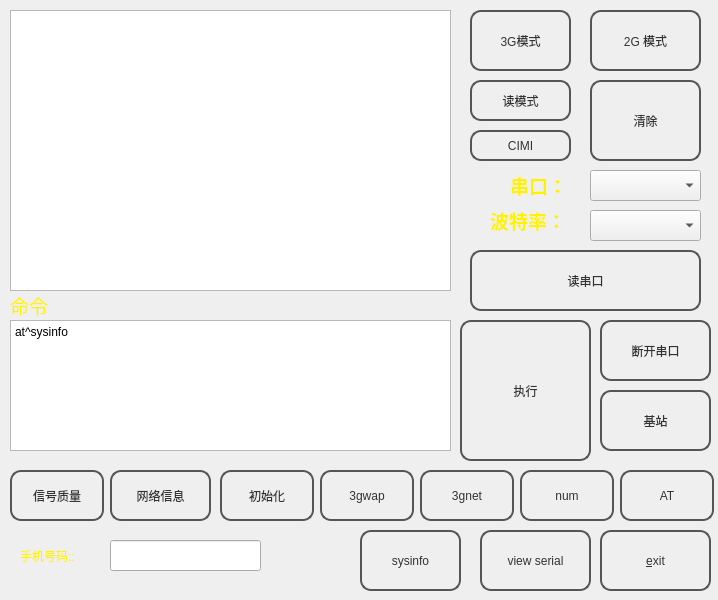
<?xml version="1.0" encoding="UTF-8"?>
<ui version="4.0">
 <class>InputTest</class>
 <widget class="QDialog" name="InputTest">
  <property name="geometry">
   <rect>
    <x>0</x>
    <y>0</y>
    <width>718</width>
    <height>600</height>
   </rect>
  </property>
  <property name="windowTitle">
   <string>InputTest</string>
  </property>
  <property name="styleSheet">
   <string notr="true">#InputTest QPushButton {
color: #333;
border: 2px solid #555;
border-radius: 11px;
padding: 5px;
background: qradialgradient(cx: 0.3, cy: -0.4,
fx: 0.3, fy: -0.4,
radius: 1.35, stop: 0 #fff, stop: 1 #888);
min-width: 80px;
}

#InputTest QPushButton:hover {
background: qradialgradient(cx: 0.3, cy: -0.4,
fx: 0.3, fy: -0.4,
radius: 1.35, stop: 0 #fff, stop: 1 #bbb);
}

#InputTest QPushButton:pressed {
background: qradialgradient(cx: 0.4, cy: -0.1,
fx: 0.4, fy: -0.1,
radius: 1.35, stop: 0 #fff, stop: 1 #ddd);
}
#InputTest QPushButton:disabled {
background: qradialgradient(cx: 0.4, cy: -0.1,
fx: 0.4, fy: -0.1,
radius: 1.35, stop: 0 #fff, stop: 1 #ddd);
color: red;
}

#InputTest {
border: none;
background: qlineargradient(x1: 0, y1: 0, x2: 0, y2: 1,
stop: 0 #a6a6a6, stop: 0.08 #7f7f7f,
stop: 0.39999 #717171, stop: 0.4 #626262,
stop: 0.9 #4c4c4c, stop: 1 #333333);
}

#InputTest QLabel {
	color: rgb(255,242, 0);

}
QMessageBox{
	background-color: black;
	color: #fff200;
}</string>
  </property>
  <widget class="QPushButton" name="btStart">
   <property name="geometry">
    <rect>
     <x>460</x>
     <y>320</y>
     <width>131</width>
     <height>141</height>
    </rect>
   </property>
   <property name="text">
    <string>执行</string>
   </property>
  </widget>
  <widget class="QPushButton" name="btExit">
   <property name="geometry">
    <rect>
     <x>600</x>
     <y>530</y>
     <width>111</width>
     <height>61</height>
    </rect>
   </property>
   <property name="text">
    <string>&amp;exit</string>
   </property>
  </widget>
  <widget class="QPushButton" name="btClear">
   <property name="geometry">
    <rect>
     <x>590</x>
     <y>80</y>
     <width>111</width>
     <height>81</height>
    </rect>
   </property>
   <property name="text">
    <string>清除</string>
   </property>
  </widget>
  <widget class="QLabel" name="label_9">
   <property name="geometry">
    <rect>
     <x>10</x>
     <y>290</y>
     <width>91</width>
     <height>31</height>
    </rect>
   </property>
   <property name="font">
    <font>
     <family>隶书</family>
     <pointsize>14</pointsize>
     <weight>50</weight>
     <bold>false</bold>
    </font>
   </property>
   <property name="cursor">
    <cursorShape>ArrowCursor</cursorShape>
   </property>
   <property name="text">
    <string>命令</string>
   </property>
  </widget>
  <widget class="QPlainTextEdit" name="txtInput">
   <property name="geometry">
    <rect>
     <x>10</x>
     <y>10</y>
     <width>441</width>
     <height>281</height>
    </rect>
   </property>
  </widget>
  <widget class="QPushButton" name="btOpenSerial">
   <property name="geometry">
    <rect>
     <x>470</x>
     <y>250</y>
     <width>231</width>
     <height>61</height>
    </rect>
   </property>
   <property name="text">
    <string>读串口</string>
   </property>
  </widget>
  <widget class="QComboBox" name="serialPortInfoListBox">
   <property name="geometry">
    <rect>
     <x>590</x>
     <y>170</y>
     <width>111</width>
     <height>31</height>
    </rect>
   </property>
  </widget>
  <widget class="QLabel" name="label_10">
   <property name="geometry">
    <rect>
     <x>510</x>
     <y>170</y>
     <width>51</width>
     <height>31</height>
    </rect>
   </property>
   <property name="font">
    <font>
     <family>思源黑体 CN Regular</family>
     <pointsize>14</pointsize>
     <weight>75</weight>
     <bold>true</bold>
    </font>
   </property>
   <property name="text">
    <string>串口：</string>
   </property>
  </widget>
  <widget class="QComboBox" name="baudRateBox">
   <property name="geometry">
    <rect>
     <x>590</x>
     <y>210</y>
     <width>111</width>
     <height>31</height>
    </rect>
   </property>
  </widget>
  <widget class="QLabel" name="label_11">
   <property name="geometry">
    <rect>
     <x>490</x>
     <y>210</y>
     <width>71</width>
     <height>21</height>
    </rect>
   </property>
   <property name="font">
    <font>
     <family>思源黑体 CN Regular</family>
     <pointsize>14</pointsize>
     <weight>75</weight>
     <bold>true</bold>
    </font>
   </property>
   <property name="text">
    <string>波特率：</string>
   </property>
  </widget>
  <widget class="QPushButton" name="btStopSerial">
   <property name="geometry">
    <rect>
     <x>600</x>
     <y>320</y>
     <width>111</width>
     <height>61</height>
    </rect>
   </property>
   <property name="text">
    <string>断开串口</string>
   </property>
  </widget>
  <widget class="QPushButton" name="btViewer">
   <property name="geometry">
    <rect>
     <x>480</x>
     <y>530</y>
     <width>111</width>
     <height>61</height>
    </rect>
   </property>
   <property name="text">
    <string>view serial</string>
   </property>
  </widget>
  <widget class="QTextEdit" name="textEdit">
   <property name="geometry">
    <rect>
     <x>10</x>
     <y>320</y>
     <width>441</width>
     <height>131</height>
    </rect>
   </property>
   <property name="html">
    <string>&lt;!DOCTYPE HTML PUBLIC &quot;-//W3C//DTD HTML 4.0//EN&quot; &quot;http://www.w3.org/TR/REC-html40/strict.dtd&quot;&gt;
&lt;html&gt;&lt;head&gt;&lt;meta name=&quot;qrichtext&quot; content=&quot;1&quot; /&gt;&lt;style type=&quot;text/css&quot;&gt;
p, li { white-space: pre-wrap; }
&lt;/style&gt;&lt;/head&gt;&lt;body style=&quot; font-family:'SimSun'; font-size:9pt; font-weight:400; font-style:normal;&quot;&gt;
&lt;p style=&quot; margin-top:0px; margin-bottom:0px; margin-left:0px; margin-right:0px; -qt-block-indent:0; text-indent:0px;&quot;&gt;at^sysinfo&lt;/p&gt;&lt;/body&gt;&lt;/html&gt;</string>
   </property>
  </widget>
  <widget class="QPushButton" name="btCsq">
   <property name="geometry">
    <rect>
     <x>10</x>
     <y>470</y>
     <width>94</width>
     <height>51</height>
    </rect>
   </property>
   <property name="text">
    <string>信号质量</string>
   </property>
  </widget>
  <widget class="QPushButton" name="bt2g">
   <property name="geometry">
    <rect>
     <x>590</x>
     <y>10</y>
     <width>111</width>
     <height>61</height>
    </rect>
   </property>
   <property name="text">
    <string>2G 模式</string>
   </property>
  </widget>
  <widget class="QPushButton" name="bt3g">
   <property name="geometry">
    <rect>
     <x>470</x>
     <y>10</y>
     <width>101</width>
     <height>61</height>
    </rect>
   </property>
   <property name="text">
    <string>3G模式</string>
   </property>
  </widget>
  <widget class="QPushButton" name="btInfo">
   <property name="geometry">
    <rect>
     <x>110</x>
     <y>470</y>
     <width>101</width>
     <height>51</height>
    </rect>
   </property>
   <property name="text">
    <string>网络信息</string>
   </property>
  </widget>
  <widget class="QPushButton" name="btInit">
   <property name="geometry">
    <rect>
     <x>220</x>
     <y>470</y>
     <width>94</width>
     <height>51</height>
    </rect>
   </property>
   <property name="text">
    <string>初始化</string>
   </property>
  </widget>
  <widget class="QPushButton" name="btReadcfg">
   <property name="geometry">
    <rect>
     <x>470</x>
     <y>80</y>
     <width>101</width>
     <height>41</height>
    </rect>
   </property>
   <property name="text">
    <string>读模式</string>
   </property>
  </widget>
  <widget class="QPushButton" name="btUniwap">
   <property name="geometry">
    <rect>
     <x>320</x>
     <y>470</y>
     <width>94</width>
     <height>51</height>
    </rect>
   </property>
   <property name="text">
    <string>3gwap</string>
   </property>
  </widget>
  <widget class="QPushButton" name="btUninet">
   <property name="geometry">
    <rect>
     <x>420</x>
     <y>470</y>
     <width>94</width>
     <height>51</height>
    </rect>
   </property>
   <property name="text">
    <string>3gnet</string>
   </property>
  </widget>
  <widget class="QPushButton" name="btAt">
   <property name="geometry">
    <rect>
     <x>620</x>
     <y>470</y>
     <width>94</width>
     <height>51</height>
    </rect>
   </property>
   <property name="text">
    <string>AT</string>
   </property>
  </widget>
  <widget class="QPushButton" name="btNum">
   <property name="geometry">
    <rect>
     <x>520</x>
     <y>470</y>
     <width>94</width>
     <height>51</height>
    </rect>
   </property>
   <property name="text">
    <string>num</string>
   </property>
  </widget>
  <widget class="QPushButton" name="btBase">
   <property name="geometry">
    <rect>
     <x>600</x>
     <y>390</y>
     <width>111</width>
     <height>61</height>
    </rect>
   </property>
   <property name="text">
    <string>基站</string>
   </property>
  </widget>
  <widget class="QPushButton" name="btcimi">
   <property name="geometry">
    <rect>
     <x>470</x>
     <y>130</y>
     <width>101</width>
     <height>31</height>
    </rect>
   </property>
   <property name="text">
    <string>CIMI</string>
   </property>
  </widget>
  <widget class="QLineEdit" name="leNum">
   <property name="geometry">
    <rect>
     <x>110</x>
     <y>540</y>
     <width>151</width>
     <height>31</height>
    </rect>
   </property>
  </widget>
  <widget class="QLabel" name="label">
   <property name="geometry">
    <rect>
     <x>20</x>
     <y>540</y>
     <width>71</width>
     <height>31</height>
    </rect>
   </property>
   <property name="text">
    <string>手机号码::</string>
   </property>
  </widget>
  <widget class="QPushButton" name="btSysinfo">
   <property name="geometry">
    <rect>
     <x>360</x>
     <y>530</y>
     <width>101</width>
     <height>61</height>
    </rect>
   </property>
   <property name="text">
    <string>sysinfo</string>
   </property>
  </widget>
 </widget>
 <layoutdefault spacing="6" margin="11"/>
 <resources/>
 <connections/>
</ui>
